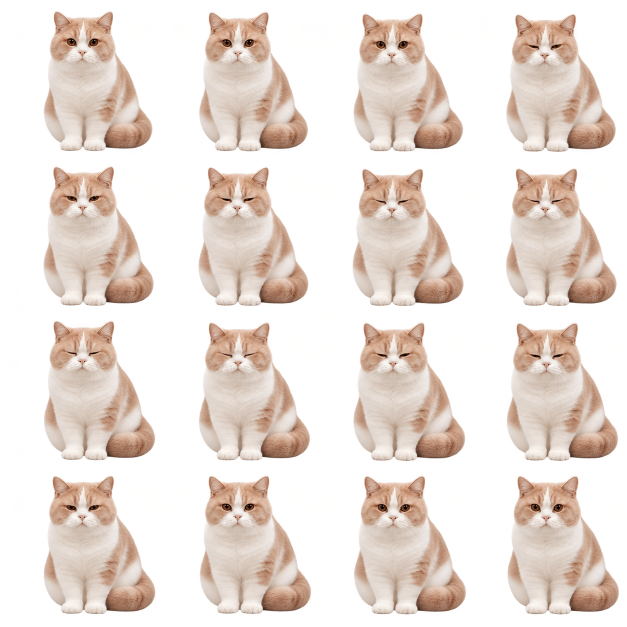
#> input picture assets/pet-motion-v2/blink.png, 1254 x 1254 px, given in place of wave.png, which was not available (shown at 1/2 size)
$ python build-nailao-gifs.py
#> lines starting #> are read from the running program, lines starting #| are printed output that depends on the picture; after the words box and inside, x2 and y2 are one past the last pixel; in counts of white or black regions, pixels touching at a corner belong together; pictures that were not available may be replaced by others from this repository, and a replacement may not be noted
"""Build all runtime/export GIFs from alpha sprite atlases (no chroma key).

Requires: python3 -m pip install -r scripts/requirements-assets.txt
The whole subject is extracted by connected alpha, not fixed grid crops:
generated sprites can extend past an approximate grid boundary.
"""
from pathlib import Path
import hashlib
import json
import cv2
import numpy as np
from PIL import Image

ROOT = Path(__file__).resolve().parents[1]
SOURCE = ROOT / 'assets/pet-motion-v2'
DEST = ROOT / 'src/assets/nailao'
IDS = ['wave', 'rest', 'look', 'stretch', 'companion', 'blink']
SIZE, BASELINE, MAX_WIDTH, MAX_HEIGHT = 448, 414, 368, 368
REPORT = {}


def extract_subjects(sheet):
    rgba = np.array(sheet.convert('RGBA'))
#> rgba is the input picture: shape (1254, 1254, 4); mean R, G, B, A 133.7, 119.9, 105, 112.5
    count, labels, stats, centers = cv2.connectedComponentsWithStats((rgba[:, :, 3] > 32).astype('uint8'))
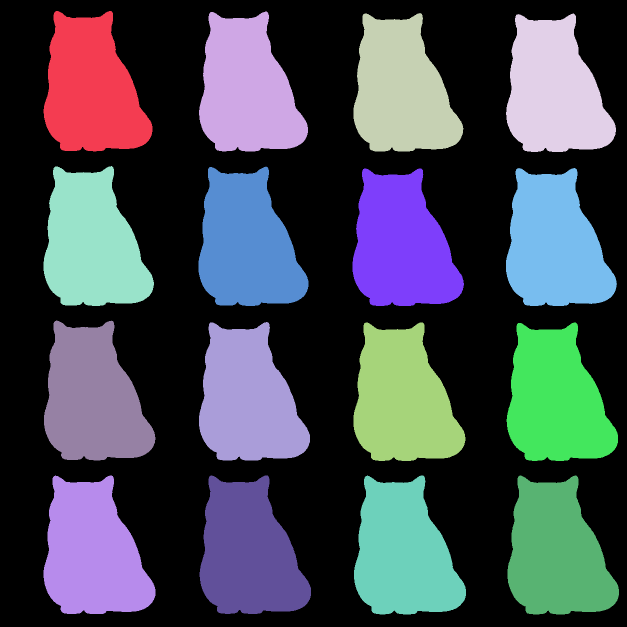
#> labels: shape (1254, 1254) int32 (shown at 1/2 size); 17 distinct labels, from 0 to 16; one colour per label, 0 black
#> count = 17; stats = 17 rows, first 6: [0, 0, 1254, 1254, 864691], [87, 22, 218, 281, 43594], [398, 23, 218, 280, 43726], [707, 26, 220, 277, 43544], [1012, 27, 220, 277, 43564], [87, 332, 221, 280, 44424]; centers = 17 rows, first 8: [608.9, 610.5], [182.6, 178.4], [493.6, 179.2], [802.4, 180.8], [1108.3, 181.4], [183.8, 487.9], [493.4, 488.6], [802.9, 490.2]
    subjects = [i for i in range(1, count) if stats[i, cv2.CC_STAT_AREA] > 1000]
#> subjects = [1, 2, 3, 4, 5, 6, 7, 8, 9, 10, 11, 12, 13, 14, 15, 16]
    if len(subjects) != 16:
        raise ValueError(f'Expected 16 separate complete cats; got {len(subjects)}')
    subjects.sort(key=lambda i: centers[i][1])
    ordered = []
    for row in range(4):
        ordered.extend(sorted(subjects[row * 4:(row + 1) * 4], key=lambda i: centers[i][0]))
#> after the loop, ordered has the same summary as subjects
    frames = []
    for i in ordered:
        x, y, w, h, area = map(int, stats[i])
        if x <= 1 or y <= 1 or x + w >= sheet.width - 1 or y + h >= sheet.height - 1:
            raise ValueError(f'Cat touches the atlas edge: {(x, y, w, h)}; regenerate, never hide the cut with padding')
        # Preserve soft fur and thin whiskers around the detected opaque body.
        # RGB values at alpha 1 can be saturated encoding noise: erase these,
        # without changing any visible body color or punching chroma holes.
        neighborhood = cv2.dilate((labels == i).astype('uint8'), np.ones((9, 9), 'uint8'))
        frame = rgba.copy()
        frame[:, :, 3] = np.where((neighborhood > 0) & (frame[:, :, 3] > 8), frame[:, :, 3], 0)
        frame[frame[:, :, 3] == 0] = 0
        frame = Image.fromarray(frame)
        frames.append(frame.crop(frame.getbbox()))
#> this loop made 16 passes
#> (x, y, w, h, area) on passes 1 to 12: (87, 22, 218, 281, 43594), (398, 23, 218, 280, 43726), (707, 26, 220, 277, 43544), (1012, 27, 220, 277, 43564), (87, 332, 221, 280, 44424), (397, 333, 220, 279, 44277), (705, 337, 223, 275, 44395), (1012, 336, 222, 276, 44096), (88, 641, 223, 280, 44689), (398, 644, 222, 277, 44299), (707, 645, 224, 277, 44610), (1013, 645, 223, 277, 44389)
#> pass 1, in extract_subjects, `neighborhood = cv2.dilate((labels == i).astype('uint8'), np.ones((9, 9..`:
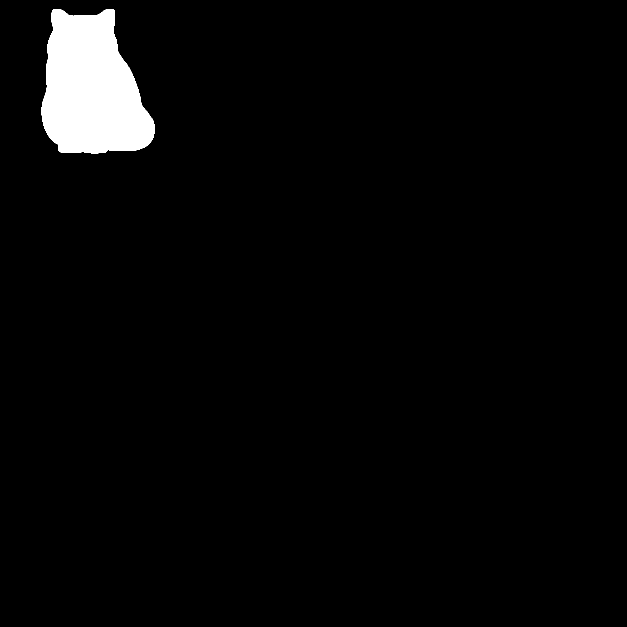
#> neighborhood: shape (1254, 1254) (shown at 1/2 size); values 0 (black) and 1 (white), 3% white; 1 white region, box (x1, y1, x2, y2) and area: (83, 18, 309, 307) 47923
#> after the loop:
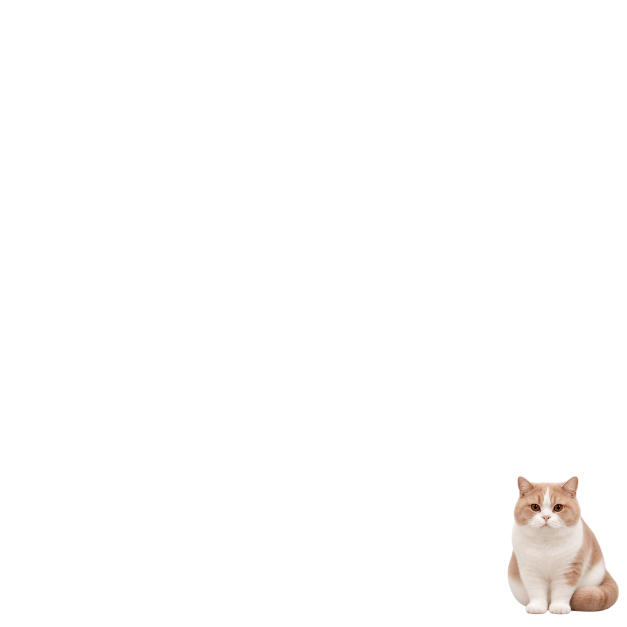
#> frame: PIL image 1254x1254 RGBA (shown at 1/2 size); mean R, G, B, A 5.9, 5.2, 4.8, 7.1; transparent parts drawn white
#> after the loop, frames = 16 items
    return frames


def build(action):
    source = SOURCE / f'{action}.png'
    frames = extract_subjects(Image.open(source))
#> frames = 16 items
    # Generated cells can have a different overall subject scale even when the
    # action is only blinking. Normalize visible body area with ONE isotropic
    # scale per pose. Never force equal width/height: that would squash a stretch.
    areas = [int((np.array(frame.getchannel('A')) > 128).sum()) for frame in frames]
#> areas = [43025, 43166, 42983, 43013, 43901, 43782, 43826, 43542, 44099, 43734, 44039, 43854, 44113, 43939, 44023, 43944]
    target_area = float(np.median(areas))
#> target_area = 43840
    corrections = [float(np.sqrt(target_area / area)) for area in areas]
#> corrections = [1.01, 1.01, 1.01, 1.01, 0.999, 1, 1, 1, 0.997, 1, 0.998, 1, 0.997, 0.999, 0.998, 0.999]
    old_scale = min(MAX_WIDTH / max(f.width for f in frames), MAX_HEIGHT / max(f.height for f in frames))
#> old_scale = 1.31
    scale = min(old_scale, MAX_WIDTH / max(f.width * c for f, c in zip(frames, corrections)),
                MAX_HEIGHT / max(f.height * c for f, c in zip(frames, corrections)))
#> scale = 1.3
    aligned = []
    for frame, correction in zip(frames, corrections):
        factor = scale * correction
        frame = frame.resize((round(frame.width * factor), round(frame.height * factor)), Image.Resampling.LANCZOS)
        # One fixed ground baseline throughout the loop; no per-frame auto-fit.
        canvas = Image.new('RGBA', (SIZE, SIZE))
        canvas.alpha_composite(frame, ((SIZE - frame.width) // 2, BASELINE - frame.height))
        aligned.append(canvas)
#> this loop made 16 passes
#> (correction, factor) on passes 1 to 12: (1.01, 1.31), (1.01, 1.31), (1.01, 1.31), (1.01, 1.31), (0.999, 1.3), (1, 1.3), (1, 1.3), (1, 1.3), (0.997, 1.29), (1, 1.3), (0.998, 1.29), (1, 1.3)
#> pass 1, in build, `frame = frame.resize((round(frame.width * factor), round(frame.height ..`:
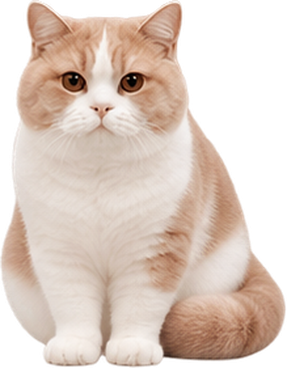
#> frame: PIL image 287x368 RGBA; mean R, G, B, A 150.8, 133.3, 122.2, 176.7; transparent parts drawn white
#> after the loop:
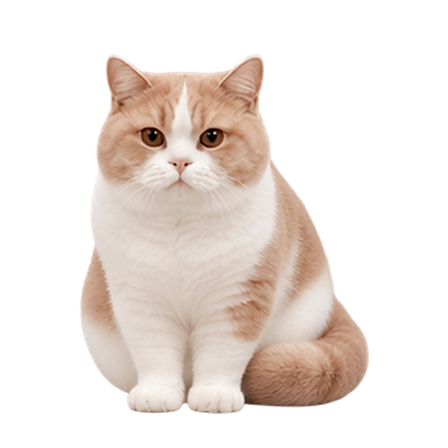
#> canvas: PIL image 448x448 RGBA; mean R, G, B, A 78.4, 69.1, 63.2, 92.8; transparent parts drawn white
#> after the loop, aligned = 16 items
    # A shared palette keeps color quantization stable across the whole cycle.
    palette_image = Image.new('RGB', (SIZE * 16, SIZE), 'white')
#> palette_image: PIL image 7168x448 RGB; every value is 255
    for i, frame in enumerate(aligned):
        background = Image.new('RGBA', frame.size, 'white')
        background.alpha_composite(frame)
        palette_image.paste(background.convert('RGB'), (i * SIZE, 0))
#> this loop made 16 passes
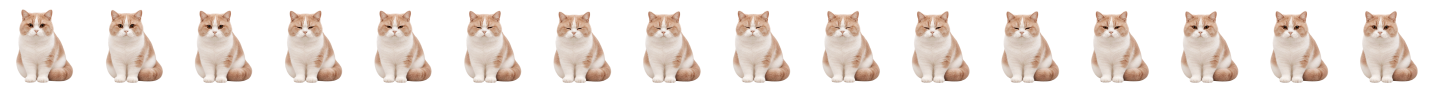
#> palette_image: PIL image 7168x448 RGB (shown at 1/5 size); mean R, G, B 237.9, 229.1, 223.5
    palette = palette_image.quantize(colors=255, dither=Image.Dither.NONE)
    encoded = []
    for frame in aligned:
        q = frame.convert('RGB').quantize(palette=palette, dither=Image.Dither.NONE)
        q.paste(255, mask=frame.getchannel('A').point(lambda a: 255 if a < 128 else 0))
        q.info['transparency'] = 255
        encoded.append(q)
#> after the loop, encoded = 16 items; q.info = {'transparency': 255}
    durations = [180] * 16
    # Readable neutral holds at the start/end and the peak; no reversed locomotion.
    for i in [0, 7, 8, 15]:
        durations[i] = 260
    out = DEST / f'nailao-action-{action}-image2.gif'
    encoded[0].save(out, save_all=True, append_images=encoded[1:], duration=durations,
                    loop=0, disposal=2, background=255, transparency=255, optimize=False)
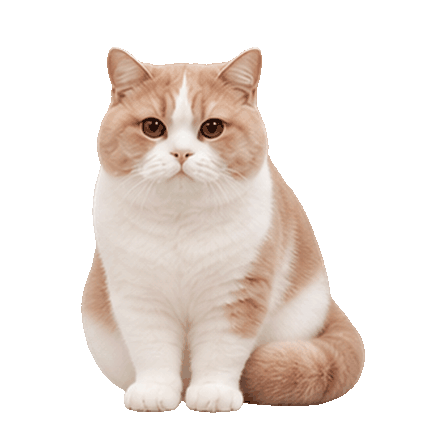
#> saved as nailao-action-wave-image2.gif: PIL image 448x448 P; mean R, G, B, A 76.2, 67.4, 61.7, 93.8; transparent parts drawn white
    decoded = Image.open(out)
    assert decoded.n_frames == 16
    bounds, green, interior_holes, output_areas = [], 0, 0, []
    for i in range(decoded.n_frames):
        decoded.seek(i)
        f = decoded.convert('RGBA'); pixels = np.array(f)
        a = pixels[:, :, 3]
        output_areas.append(int((a > 128).sum()))
        box = f.getbbox(); bounds.append(box)
        assert box and min(box[0], box[1], SIZE - box[2], SIZE - box[3]) >= 24, (action, i, box)
        green += int((((pixels[:, :, 1].astype(int) - np.maximum(pixels[:, :, 0], pixels[:, :, 2])) > 8) & (a > 128)).sum())
        n, lab, st, _ = cv2.connectedComponentsWithStats((a == 0).astype('uint8'))
        for x, y, w, h, area in st[1:]:
            if x > 0 and y > 0 and x + w < SIZE and y + h < SIZE:
                interior_holes += int(area)
    assert np.sqrt(max(output_areas) / min(output_areas)) - 1 < .01, (action, 'scale drift', output_areas)
    assert green == 0, (action, 'green pixels', green)
    # Enclosed gaps between overlapping legs can be anatomically correct.
    # Record them for review rather than filling real negative space in fur.
    REPORT[action] = {'frames': 16, 'durationMs': sum(durations), 'size': [SIZE, SIZE],
                      'greenPixels': green, 'enclosedTransparentPixels': interior_holes,
                      'scaleNormalization': {'method': 'isotropic-visible-area', 'sourceAreas': areas, 'corrections': corrections, 'outputAreas': output_areas, 'linearSizeVariation': float(np.sqrt(max(output_areas) / min(output_areas)) - 1)},
                      'bounds': bounds, 'sha256': hashlib.sha256(out.read_bytes()).hexdigest()}
    print(action, '16 frames', sum(durations), 'ms; full safety margins; green pixels:', green)


if __name__ == '__main__':
    for action in IDS:
#> (the run stopped early here; a loop or call above may not have finished)

$ run again, on assets/pet-motion-v2/wave.png
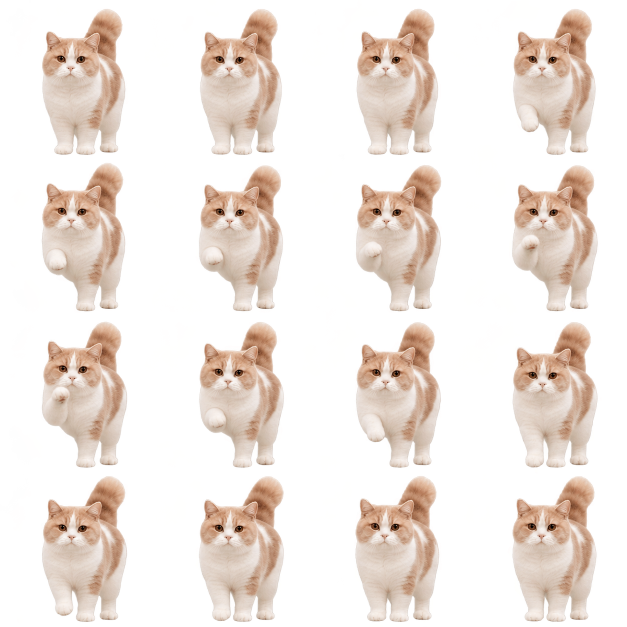
#> input picture assets/pet-motion-v2/wave.png, 1254 x 1254 px (shown at 1/2 size)
#> in extract_subjects, rgba is the input picture: shape (1254, 1254, 4); mean R, G, B, A 126.2, 113.2, 99.1, 89.8
#> in extract_subjects, `count, labels, stats, centers = cv2.connectedComponentsWithStats((rgba..`:
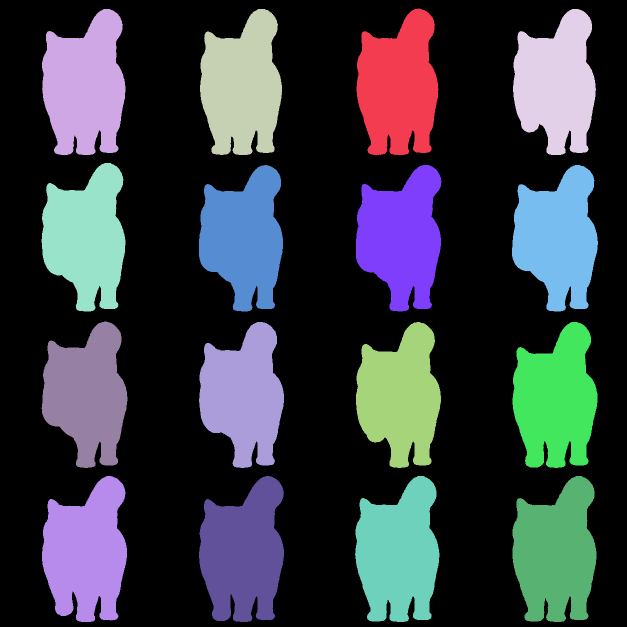
#> labels: shape (1254, 1254) int32 (shown at 1/2 size); 17 distinct labels, from 0 to 16; one colour per label, 0 black
#> count = 17; stats = 17 rows, first 6: [0, 0, 1254, 1254, 1004845], [713, 17, 164, 293, 35948], [84, 18, 167, 292, 36609], [400, 18, 164, 292, 35919], [1026, 18, 166, 292, 34570], [83, 326, 168, 297, 35013]; centers = 17 rows, first 8: [617.2, 619.4], [797, 173.4], [169.8, 172.9], [483.9, 173.5], [1112.8, 167.3], [172.5, 474.5], [487.7, 475.8], [802.8, 475.1]
#> subjects = [1, 2, 3, 4, 5, 6, 7, 8, 9, 10, 11, 12, 13, 14, 15, 16]
#> after the loop in extract_subjects, `for row in range(4):`: ordered = [2, 3, 1, 4, 5, 6, 7, 8, 9, 10, 11, 12, 13, 14, 15, 16]
#> the loop in extract_subjects, `for i in ordered:` made 16 passes
#> (x, y, w, h, area) on passes 4 to 11: (1026, 18, 166, 292, 34570), (83, 326, 168, 297, 35013), (398, 330, 168, 293, 34497), (712, 330, 171, 293, 35059), (1024, 330, 172, 293, 34750), (83, 643, 172, 293, 34315), (398, 644, 170, 292, 34067), (712, 644, 170, 292, 34544)
#> after the loop in extract_subjects, `for i in ordered:`: frames = 16 items
#> areas = [35950, 35273, 35261, 33914, 34408, 33876, 34430, 34130, 33675, 33462, 33924, 35401, 35488, 35995, 36054, 36081]
#> target_area = 34845.5
#> corrections = [0.985, 0.994, 0.994, 1.01, 1.01, 1.01, 1.01, 1.01, 1.02, 1.02, 1.01, 0.992, 0.991, 0.984, 0.983, 0.983]
#> old_scale = 1.23
#> scale = 1.22
#> the loop in build, `for frame, correction in zip(frames, corrections):` made 16 passes
#> (correction, factor) on passes 1 to 8: (0.985, 1.2), (0.994, 1.22), (0.994, 1.22), (1.01, 1.24), (1.01, 1.23), (1.01, 1.24), (1.01, 1.23), (1.01, 1.24)
#> after the loop in build, `for frame, correction in zip(frames, corrections):`: aligned = 16 items
#> the loop in build, `for i, frame in enumerate(aligned):` made 16 passes
#> the loop in build, `for frame in aligned:` made 16 passes
#> after the loop in build, `for frame in aligned:`: q.info = {'transparency': 255}
#> in build, `encoded[0].save(out, save_all=True, append_images=encoded[1:], duratio..`:
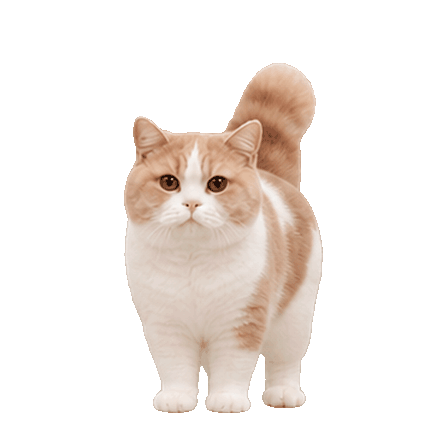
#> saved as nailao-action-wave-image2.gif: PIL image 448x448 P; mean R, G, B, A 54.5, 47.7, 43.1, 66.2; transparent parts drawn white
